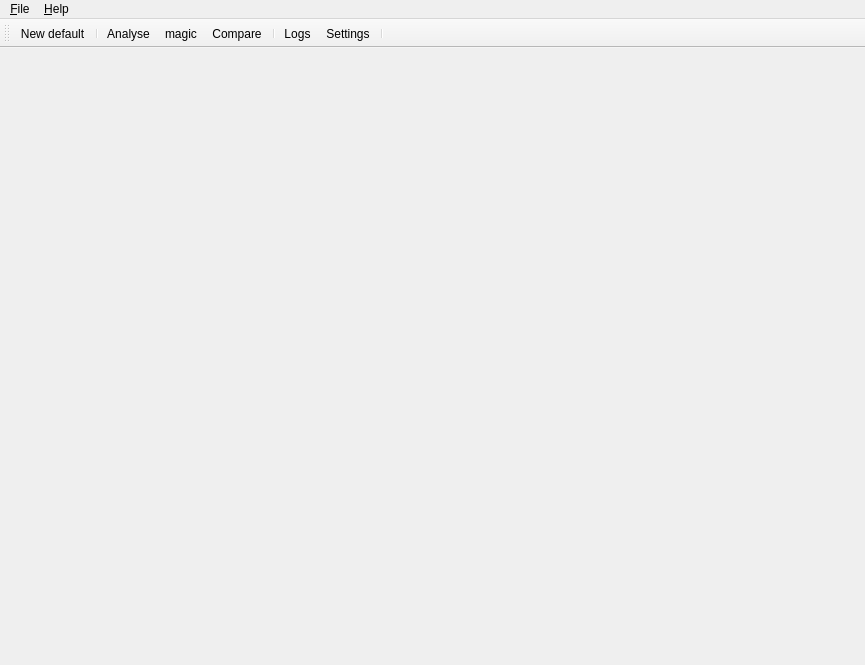
<?xml version="1.0" encoding="UTF-8"?>
<ui version="4.0">
 <comment>
  * Released as open source by NCC Group Plc - http://www.nccgroup.com/
  *
  * Developed by Gabriel Caudrelier, gabriel dot caudrelier at nccgroup dot com
  *
  * https://github.com/nccgroup/pip3line
  *
  * Released under AGPL see LICENSE for more information
</comment>
 <class>MainWindow</class>
 <widget class="QMainWindow" name="MainWindow">
  <property name="geometry">
   <rect>
    <x>0</x>
    <y>0</y>
    <width>865</width>
    <height>665</height>
   </rect>
  </property>
  <property name="windowTitle">
   <string>Pip3line</string>
  </property>
  <property name="windowIcon">
   <iconset>
    <normaloff>:/Images/decoder.png</normaloff>:/Images/decoder.png</iconset>
  </property>
  <widget class="QWidget" name="centralWidget">
   <layout class="QVBoxLayout" name="verticalLayout_2">
    <property name="spacing">
     <number>0</number>
    </property>
    <property name="margin">
     <number>0</number>
    </property>
   </layout>
  </widget>
  <widget class="QMenuBar" name="menuBar">
   <property name="geometry">
    <rect>
     <x>0</x>
     <y>0</y>
     <width>865</width>
     <height>20</height>
    </rect>
   </property>
   <widget class="QMenu" name="menuFile">
    <property name="title">
     <string>&amp;File</string>
    </property>
    <addaction name="actionNewDefault"/>
    <addaction name="separator"/>
    <addaction name="actionExit"/>
   </widget>
   <widget class="QMenu" name="menuHelp">
    <property name="title">
     <string>&amp;Help</string>
    </property>
    <addaction name="actionHelp_with_RegExp"/>
    <addaction name="separator"/>
    <addaction name="actionAbout_Qt"/>
    <addaction name="actionAbout_Pip3line"/>
    <addaction name="actionDebug_dialog"/>
   </widget>
   <addaction name="menuFile"/>
   <addaction name="menuHelp"/>
  </widget>
  <widget class="QToolBar" name="mainToolBar">
   <property name="enabled">
    <bool>true</bool>
   </property>
   <attribute name="toolBarArea">
    <enum>TopToolBarArea</enum>
   </attribute>
   <attribute name="toolBarBreak">
    <bool>false</bool>
   </attribute>
   <addaction name="actionNewDefault"/>
   <addaction name="separator"/>
   <addaction name="action_Analyse"/>
   <addaction name="actionMagic"/>
   <addaction name="actionCompare"/>
   <addaction name="separator"/>
   <addaction name="actionLogs"/>
   <addaction name="actionPip3line_settings"/>
   <addaction name="separator"/>
  </widget>
  <action name="actionExit">
   <property name="icon">
    <iconset resource="gui_res.qrc">
     <normaloff>:/Images/icons/dialog-cancel-3.png</normaloff>:/Images/icons/dialog-cancel-3.png</iconset>
   </property>
   <property name="text">
    <string>E&amp;xit</string>
   </property>
  </action>
  <action name="actionAbout_Qt">
   <property name="text">
    <string>About &amp;Qt</string>
   </property>
  </action>
  <action name="actionAbout_Pip3line">
   <property name="text">
    <string>About &amp;Pip3line</string>
   </property>
  </action>
  <action name="action_Analyse">
   <property name="checkable">
    <bool>true</bool>
   </property>
   <property name="icon">
    <iconset resource="gui_res.qrc">
     <normaloff>:/Images/icons/edit-find-10.png</normaloff>:/Images/icons/edit-find-10.png</iconset>
   </property>
   <property name="text">
    <string>&amp;Analyse</string>
   </property>
   <property name="toolTip">
    <string>Run some basic statistical analysis on given input</string>
   </property>
  </action>
  <action name="actionHelp_with_RegExp">
   <property name="text">
    <string>Help with &amp;RegExp</string>
   </property>
  </action>
  <action name="actionPip3line_settings">
   <property name="checkable">
    <bool>true</bool>
   </property>
   <property name="icon">
    <iconset resource="gui_res.qrc">
     <normaloff>:/Images/icons/configure-5.png</normaloff>:/Images/icons/configure-5.png</iconset>
   </property>
   <property name="text">
    <string>&amp;Settings</string>
   </property>
  </action>
  <action name="actionGet_data_from_URL">
   <property name="text">
    <string>Get data from URL</string>
   </property>
  </action>
  <action name="actionLogs">
   <property name="icon">
    <iconset resource="gui_res.qrc">
     <normaloff>:/Images/icons/system-search-2.png</normaloff>:/Images/icons/system-search-2.png</iconset>
   </property>
   <property name="text">
    <string>Logs</string>
   </property>
   <property name="toolTip">
    <string>Show Logs </string>
   </property>
  </action>
  <action name="actionMagic">
   <property name="checkable">
    <bool>true</bool>
   </property>
   <property name="icon">
    <iconset resource="gui_res.qrc">
     <normaloff>:/Images/icons/edit-find-and-replace-2.png</normaloff>:/Images/icons/edit-find-and-replace-2.png</iconset>
   </property>
   <property name="text">
    <string>magic</string>
   </property>
   <property name="toolTip">
    <string>Show quick view</string>
   </property>
  </action>
  <action name="actionDebug_dialog">
   <property name="text">
    <string>Debug dialog</string>
   </property>
  </action>
  <action name="actionCompare">
   <property name="checkable">
    <bool>true</bool>
   </property>
   <property name="icon">
    <iconset resource="gui_res.qrc">
     <normaloff>:/Images/icons/object-flip-horizontal.png</normaloff>:/Images/icons/object-flip-horizontal.png</iconset>
   </property>
   <property name="text">
    <string>Compare</string>
   </property>
   <property name="toolTip">
    <string>Comparison tool</string>
   </property>
  </action>
  <action name="actionNewDefault">
   <property name="icon">
    <iconset resource="gui_res.qrc">
     <normaloff>:/Images/icons/document-new-3.png</normaloff>:/Images/icons/document-new-3.png</iconset>
   </property>
   <property name="text">
    <string>New default</string>
   </property>
   <property name="toolTip">
    <string>Open a default tab</string>
   </property>
  </action>
 </widget>
 <layoutdefault spacing="6" margin="11"/>
 <resources>
  <include location="gui_res.qrc"/>
 </resources>
 <connections/>
 <slots>
  <slot>processNewTransformation(TransformWidget*)</slot>
  <slot>on_actionMass_processing_triggered()</slot>
  <slot>onSeparateInputWindow()</slot>
  <slot>onSaveState()</slot>
  <slot>onLoadState()</slot>
  <slot>onReset()</slot>
  <slot>onAnalyse()</slot>
 </slots>
</ui>
